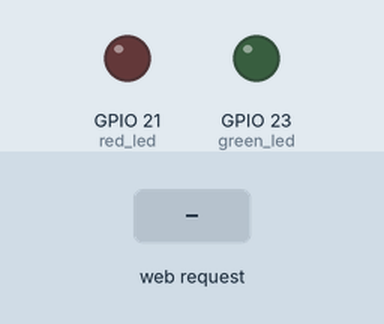
Simulated run of this sketch. Board: ESP32. Shown: output pins drawn as LEDs (lit = HIGH). Inputs (shaded band) come from the test bench. WiFi joins after 1.5 s; servers stay silent unless stated; what the sketch prints to the serial monitor is not drawn.

Above: at 2.7 s.
2.8 s: HTTP request GET /leds?green=1 received
At 4.0 s:
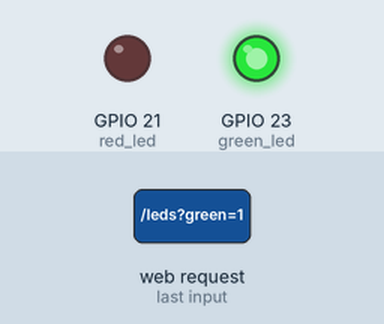
4.3 s: HTTP request GET /leds?red=1 received
At 5.3 s:
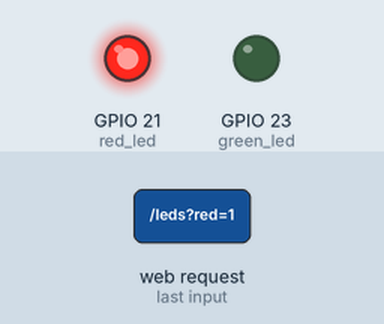
5.8 s: HTTP request GET /leds?green=1&red=1 received
At 6.4 s:
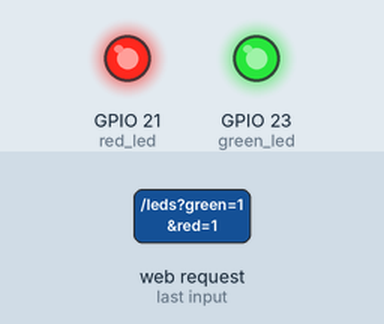
7.3 s: HTTP request GET /leds received
At 7.6 s:
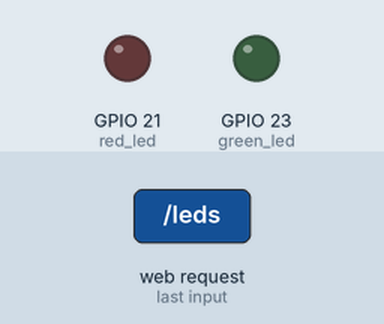
8.8 s: HTTP request GET /leds?green=120 received
At 9.9 s:
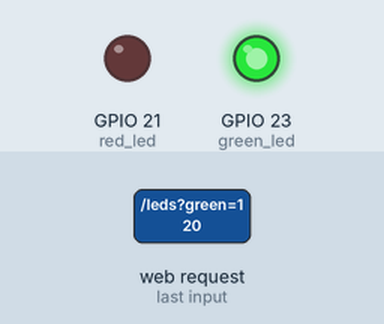
Timing chart, 0 to 11.3 s (numbered marks = the images above; inputs shaded):
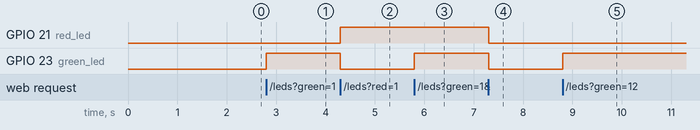

Measured:
- after the input at 2.8 s, GPIO 23 (green_led): LOW → HIGH at once
- after the input at 4.3 s, GPIO 21 (red_led): LOW → HIGH at once; GPIO 23 (green_led): HIGH → LOW at once
- after the input at 5.8 s, GPIO 23 (green_led): LOW → HIGH at once
- after the input at 7.3 s, GPIO 21 (red_led), GPIO 23 (green_led): HIGH → LOW at once
- after the input at 8.8 s, GPIO 23 (green_led): LOW → HIGH at once

The sketch:

15_WiFi_Station_Mode_Sending_two_values_in_one_Address.ino
```cpp
/*
Prof. Nehmiya Shikur
EGR-226: Digital Sys and Computer ORG

Program: 15
Task: Connect the ESP32 to an existing WiFi network using WiFi.begin() in
      Station mode. Then create a web server with a /leds path that reads two
      values from the address with server.arg() and turns each LED on (1) or
      off (0).
To run it : open http://IP Address/leds?green=0&red=1 in the browser.

*/

#include <WiFi.h>
#include <WebServer.h>

WebServer server(80);

int green_led = 23;
int red_led = 21;

char* ssid = "Nehmiya";
char* password = "Nehmiya1";

void handle_Leds()
{
  int green_val = server.arg("green").toInt();
  int red_val = server.arg("red").toInt();

  digitalWrite(green_led, green_val);
  digitalWrite(red_led, red_val);

  server.send(200, "text/plain", "OK");
}

void setup()
{
  Serial.begin(115200);
  pinMode(green_led, OUTPUT);
  pinMode(red_led, OUTPUT);

  WiFi.begin(ssid, password);

  while(WiFi.status() != WL_CONNECTED)
  {
    Serial.print(".");
    delay(500);
  }

  Serial.println();
  Serial.print("Connected to : ");
  Serial.println(ssid);
  Serial.print("IP Address : ");
  Serial.println(WiFi.localIP());

  server.on("/leds", handle_Leds);
  server.begin();
}

void loop()
{
  server.handleClient();
}
```
